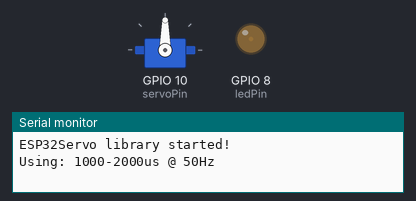
This program was run on a simulated ESP32-C3. Parts: servo, output pins drawn as LEDs (lit = HIGH), the last lines printed to the serial monitor.

Above: at 0.05 s.
At 1.6 s:
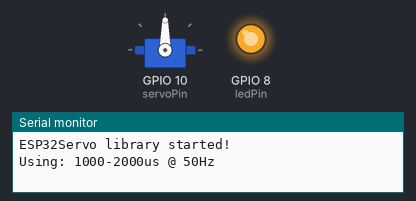
At 3.15 s:
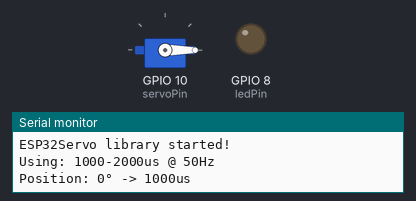
At 6.1 s:
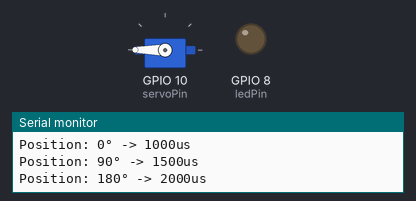
Timing chart, 0 to 8.0 s (numbered marks = the images above):
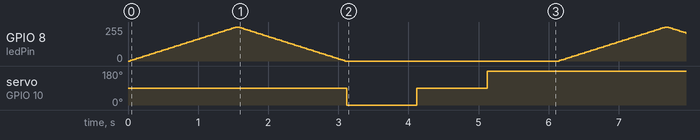

Measured:
- by itself, servo on GPIO 10 (servoPin): repeats every 6.1 s: 90° 1.0 s, 180° 4.1 s, 0° 1.0 s

The program:

main.cpp
```cpp
#include <Arduino.h>
#include <ESP32Servo.h>

Servo myServo;

int ledPin = 8;    // LED connected to digital pin 10
int servoPin = 10;    // Wire S connected to digital pin 10

void setup() {
  // declaring LED pin as output
  pinMode(ledPin, OUTPUT);

  Serial.begin(115200);
  myServo.attach(servoPin);

  // 允许ESP32C3的所有引脚都可用于舵机
  ESP32PWM::allocateTimer(0); // 这行是ESP32Servo库需要的初始化
  ESP32PWM::allocateTimer(1);
  ESP32PWM::allocateTimer(2);
  ESP32PWM::allocateTimer(3);
  myServo.setPeriodHertz(50); // 标准值是50Hz，这意味着每个脉冲周期为20ms
  myServo.attach(servoPin, 1000, 2000); // 设置脉冲宽度范围（微秒
  Serial.println("ESP32Servo library started!");
  Serial.println("Using: 1000-2000us @ 50Hz");
}

void loop() {
  // fade in from min to max in increments of 5 points:
  for (int fadeValue = 0 ; fadeValue <= 255; fadeValue += 5) {
    // sets the value (range from 0 to 255):
    analogWrite(ledPin, fadeValue);
    // wait for 30 milliseconds to see the dimming effect
    delay(30);
  }

  // fade out from max to min in increments of 5 points:
  for (int fadeValue = 255 ; fadeValue >= 0; fadeValue -= 5) {
    // sets the value (range from 0 to 255):
    analogWrite(ledPin, fadeValue);
    // wait for 30 milliseconds to see the dimming effect
    delay(30);
  }

  // 控制舵机转到最小角度位置 (1000us脉冲)
  myServo.write(0);
  Serial.println("Position: 0° -> 1000us");
  delay(1000);

  // 控制舵机转到中间位置 (1500us脉冲)
  myServo.write(90);
  Serial.println("Position: 90° -> 1500us");
  delay(1000);

  // 控制舵机转到最大角度位置 (2000us脉冲)
  myServo.write(180);
  Serial.println("Position: 180° -> 2000us");
  delay(1000);
}
```
